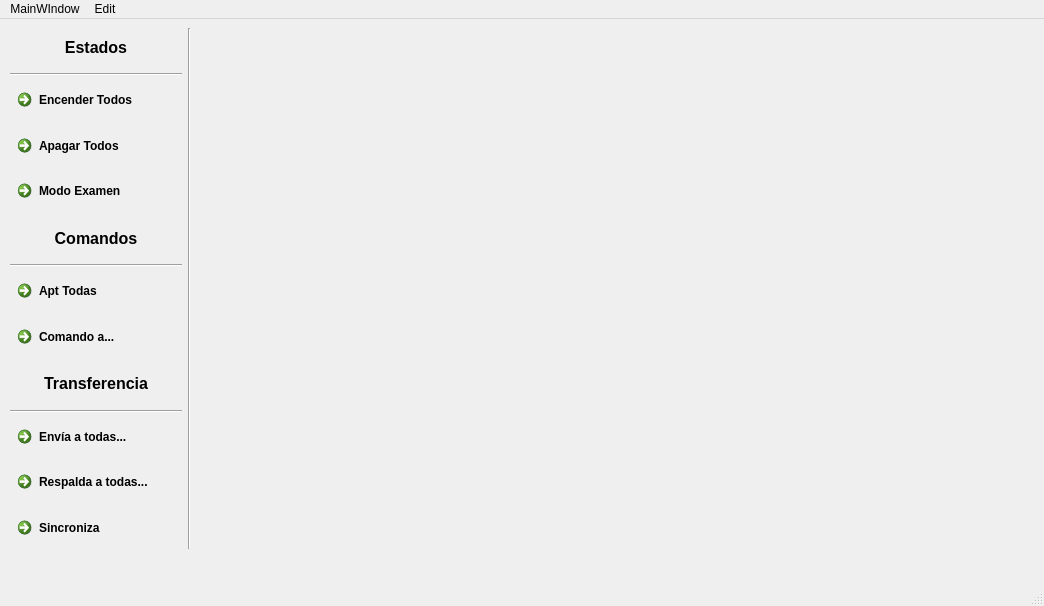
<?xml version="1.0" encoding="UTF-8"?>
<ui version="4.0">
 <class>MainWindow</class>
 <widget class="QMainWindow" name="MainWindow">
  <property name="geometry">
   <rect>
    <x>0</x>
    <y>0</y>
    <width>1044</width>
    <height>606</height>
   </rect>
  </property>
  <property name="windowTitle">
   <string>MainWindow</string>
  </property>
  <widget class="QWidget" name="centralwidget">
   <widget class="QStackedWidget" name="stackedWidget">
    <property name="geometry">
     <rect>
      <x>209</x>
      <y>-1</y>
      <width>831</width>
      <height>551</height>
     </rect>
    </property>
    <widget class="QWidget" name="page"/>
    <widget class="QWidget" name="page_2"/>
   </widget>
   <widget class="QWidget" name="">
    <property name="geometry">
     <rect>
      <x>10</x>
      <y>9</y>
      <width>181</width>
      <height>521</height>
     </rect>
    </property>
    <layout class="QHBoxLayout" name="horizontalLayout">
     <item>
      <layout class="QVBoxLayout" name="verticalLayout">
       <item>
        <widget class="QLabel" name="label">
         <property name="text">
          <string>&lt;html&gt;&lt;head/&gt;&lt;body&gt;&lt;p align=&quot;center&quot;&gt;&lt;span style=&quot; font-size:12pt; font-weight:600;&quot;&gt;Estados&lt;/span&gt;&lt;/p&gt;&lt;/body&gt;&lt;/html&gt;</string>
         </property>
        </widget>
       </item>
       <item>
        <widget class="Line" name="line">
         <property name="orientation">
          <enum>Qt::Horizontal</enum>
         </property>
        </widget>
       </item>
       <item>
        <widget class="QCommandLinkButton" name="commandLinkButton">
         <property name="text">
          <string>Encender Todos</string>
         </property>
         <property name="icon">
          <iconset resource="../gui_practice/resources.qrc">
           <normaloff>:/icons/icons/icons/control-power.png</normaloff>:/icons/icons/icons/control-power.png</iconset>
         </property>
        </widget>
       </item>
       <item>
        <widget class="QCommandLinkButton" name="commandLinkButton_2">
         <property name="text">
          <string>Apagar Todos</string>
         </property>
         <property name="icon">
          <iconset resource="../gui_practice/resources.qrc">
           <normaloff>:/icons/icons/icons/plug-disconnect.png</normaloff>:/icons/icons/icons/plug-disconnect.png</iconset>
         </property>
        </widget>
       </item>
       <item>
        <widget class="QCommandLinkButton" name="commandLinkButton_8">
         <property name="text">
          <string>Modo Examen</string>
         </property>
         <property name="icon">
          <iconset resource="../gui_practice/resources.qrc">
           <normaloff>:/icons/icons/icons/application-documents.png</normaloff>:/icons/icons/icons/application-documents.png</iconset>
         </property>
        </widget>
       </item>
       <item>
        <widget class="QLabel" name="label_2">
         <property name="text">
          <string>&lt;html&gt;&lt;head/&gt;&lt;body&gt;&lt;p align=&quot;center&quot;&gt;&lt;span style=&quot; font-size:12pt; font-weight:600;&quot;&gt;Comandos&lt;/span&gt;&lt;/p&gt;&lt;/body&gt;&lt;/html&gt;</string>
         </property>
        </widget>
       </item>
       <item>
        <widget class="Line" name="line_2">
         <property name="orientation">
          <enum>Qt::Horizontal</enum>
         </property>
        </widget>
       </item>
       <item>
        <widget class="QCommandLinkButton" name="commandLinkButton_3">
         <property name="text">
          <string>Apt Todas</string>
         </property>
         <property name="icon">
          <iconset resource="../gui_practice/resources.qrc">
           <normaloff>:/icons/icons/icons/drive-upload.png</normaloff>:/icons/icons/icons/drive-upload.png</iconset>
         </property>
        </widget>
       </item>
       <item>
        <widget class="QCommandLinkButton" name="commandLinkButton_4">
         <property name="text">
          <string>Comando a...</string>
         </property>
         <property name="icon">
          <iconset resource="../gui_practice/resources.qrc">
           <normaloff>:/icons/icons/icons/keyboard-command.png</normaloff>:/icons/icons/icons/keyboard-command.png</iconset>
         </property>
        </widget>
       </item>
       <item>
        <widget class="QLabel" name="label_3">
         <property name="text">
          <string>&lt;html&gt;&lt;head/&gt;&lt;body&gt;&lt;p align=&quot;center&quot;&gt;&lt;span style=&quot; font-size:12pt; font-weight:600;&quot;&gt;Transferencia&lt;/span&gt;&lt;/p&gt;&lt;/body&gt;&lt;/html&gt;</string>
         </property>
        </widget>
       </item>
       <item>
        <widget class="Line" name="line_3">
         <property name="orientation">
          <enum>Qt::Horizontal</enum>
         </property>
        </widget>
       </item>
       <item>
        <widget class="QCommandLinkButton" name="commandLinkButton_5">
         <property name="text">
          <string>Envía a todas...</string>
         </property>
         <property name="icon">
          <iconset resource="../gui_practice/resources.qrc">
           <normaloff>:/icons/icons/icons/mail-send.png</normaloff>:/icons/icons/icons/mail-send.png</iconset>
         </property>
        </widget>
       </item>
       <item>
        <widget class="QCommandLinkButton" name="commandLinkButton_6">
         <property name="text">
          <string>Respalda a todas...</string>
         </property>
         <property name="icon">
          <iconset resource="../gui_practice/resources.qrc">
           <normaloff>:/icons/icons/icons/application-dock-090.png</normaloff>:/icons/icons/icons/application-dock-090.png</iconset>
         </property>
        </widget>
       </item>
       <item>
        <widget class="QCommandLinkButton" name="commandLinkButton_7">
         <property name="text">
          <string>Sincroniza</string>
         </property>
         <property name="icon">
          <iconset resource="../gui_practice/resources.qrc">
           <normaloff>:/icons/icons/icons/task--plus.png</normaloff>:/icons/icons/icons/task--plus.png</iconset>
         </property>
        </widget>
       </item>
      </layout>
     </item>
     <item>
      <widget class="Line" name="line_4">
       <property name="orientation">
        <enum>Qt::Vertical</enum>
       </property>
      </widget>
     </item>
    </layout>
   </widget>
  </widget>
  <widget class="QMenuBar" name="menubar">
   <property name="geometry">
    <rect>
     <x>0</x>
     <y>0</y>
     <width>1044</width>
     <height>25</height>
    </rect>
   </property>
   <widget class="QMenu" name="menuMainWIndow">
    <property name="title">
     <string>MainWIndow</string>
    </property>
   </widget>
   <widget class="QMenu" name="menuEdit">
    <property name="title">
     <string>Edit</string>
    </property>
    <addaction name="separator"/>
   </widget>
   <addaction name="menuMainWIndow"/>
   <addaction name="menuEdit"/>
  </widget>
  <widget class="QStatusBar" name="statusbar"/>
 </widget>
 <resources>
  <include location="../gui_practice/resources.qrc"/>
 </resources>
 <connections/>
</ui>
